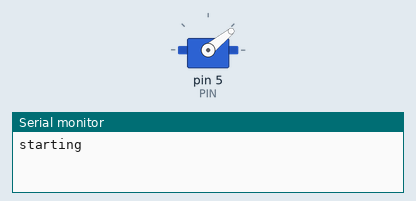
This sketch was run on a simulated Arduino Uno, built with avr-gcc and run on an emulated ATmega328P. Parts: servo, the last lines printed to the serial monitor.

Above: at 0.8 s.
At 2.0 s:
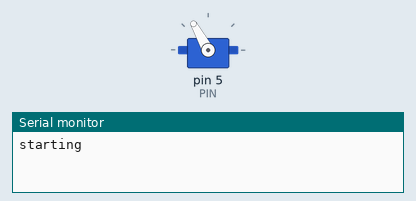
At 3.2 s:
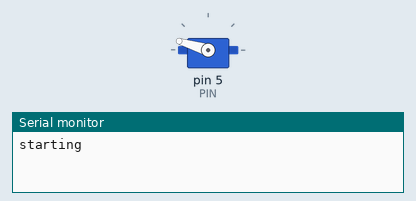
At 5.8 s:
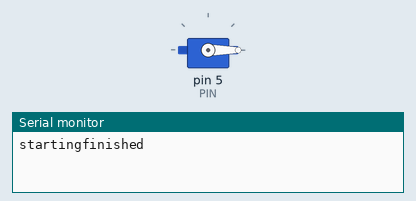
Timing chart, 0 to 7.3 s (numbered marks = the images above):
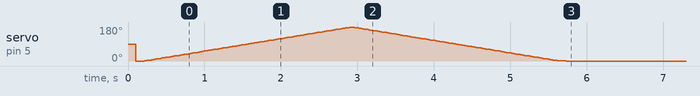

The sketch:

servoTest.ino
```cpp
#define PIN 5


#include <Servo.h>

Servo servo;
float angle = 0;

void setup() {
  Serial.begin(9600);
  servo.attach(PIN);
  delay(100);

//  servo.write(0);
//  delay(500);
//  servo.write(90);
//  delay(500);
//  servo.write(180);
//  delay(500);
//  servo.write(0);

  Serial.print("starting");

  servo.write(0);
  delay(100);

 // scan from 0 to 180 degrees
  for(angle = 0; angle < 180; angle++)
  {
    servo.write(angle);
    delay(15);
  }
  // now scan back from 180 to 0 degrees
  for(angle = 180; angle > 0; angle--)
  {
    servo.write(angle);
    delay(15);
  }

  delay(100);
  servo.write(0);

  Serial.print("finished");
}

void loop() {
}
```
